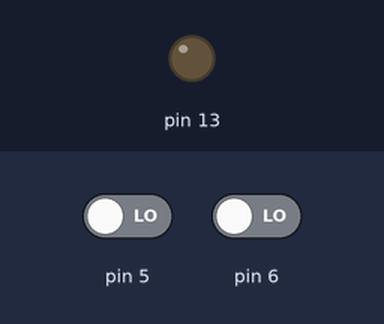
The sketch below on a simulated Arduino Uno, built with avr-gcc and run on an emulated ATmega328P. On the bench: output pins drawn as LEDs (lit = HIGH). The inputs (shaded band) are chosen by the test bench; at power-on: pin 5 LOW, pin 6 LOW.

Above: at 1.2 s.
1.3 s: pin 5 driven HIGH
At 1.7 s:
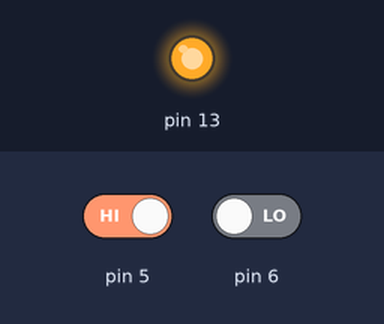
4.3 s: pin 6 driven HIGH
At 5.2 s:
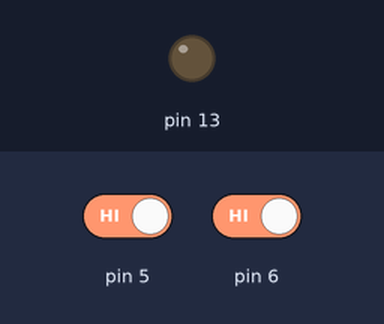
Timing chart, 0 to 7.3 s (numbered marks = the images above; inputs shaded):
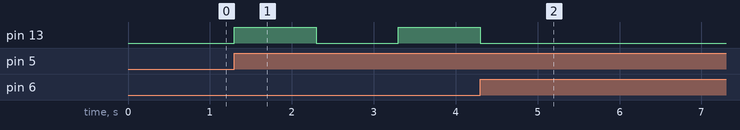

Measured:
- after the input at 1.3 s, pin 13: LOW → HIGH at once, → LOW 1.0 s later, → HIGH 1.0 s later
- after the input at 4.3 s, pin 13: goes on until 4.3 s, then stays LOW

The sketch:

LoopLockArduino.ino
```cpp
bool loopLock = true;
void loop() {

		if(digitalRead(5) == HIGH){
			while(loopLock == true){
				blink();

				if(digitalRead(6) == HIGH){
					loopLock = false;
				}
			}
		}
		else {

			if(digitalRead(6) == HIGH){
				loopLock = true;
			}
		}
}

void blink() {
		digitalWrite(13, HIGH);
		delay(1000);
		digitalWrite(13, LOW);
		delay(1000);
}

void setup() {
	Serial.begin(9600);
	pinMode(13, OUTPUT);
	pinMode(5, INPUT);
	pinMode(6, INPUT);
}
```
